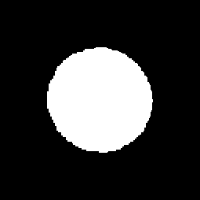
#> input picture Chapter 07. Object Recognition/images/circles/0.png, 200 x 200 px
$ jupyter execute --allow-errors '7.1 Discriminant functions.ipynb'
#> lines starting #> are read from the running program, lines starting #| are printed output that depends on the picture
# 7.1 Discriminant functions

In the previous chapter, we explored how to extract a feature vector $\textbf{x} = [x_1, x_2, \ldots, x_n]^T$ to describe an image object or *region*. In this chapter, our goal is **to classify the object as belonging to one of $M$ object classes or categories**, according to said feature vector $\textbf{x}$. In other words, we pursuit the design of a mapping between features and categories $ \textbf{x}^n \rightarrow C$ where $C \in \{C_1,\dots, C_{M}\}$ (see Fig 1.). $\\[15pt]$

<center>
<div>
    <div style="display:inline-block; width:50%;">
        $\\[3pt]$
    </div>
    <div style="display:inline-block; width:40%;vertical-align:top;margin-left:10px;">
        Scenario: A computer vision system in charge of classifying the objects within kitchens. The considered categories are: $C_1=\text{fridge}$, $C_2=\text{bowl}$, $C_3=\text{microwave}$, $C_4=\text{oven}$, $C_5=\text{toaster}$, $C_6=\text{spoon}$.
        <br /><br />
        Results of object classification: <br /><br />
        $$
        \begin{array}
        _x^1 = [x^1_1, x^1_2, \ldots, x^1_n]^T \rightarrow C^1 = C_4 \\
        x^2 = [x^2_1, x^2_2, \ldots, x^2_n]^T \rightarrow C^2 = C_1 \\
        x^3 = [x^3_1, x^3_2, \ldots, x^3_n]^T \rightarrow C^3 = C_3 \\
        x^4 = [x^4_1, x^4_2, \ldots, x^4_n]^T \rightarrow C^4 = C_5 \\
        \end{array}
        $$
    </div>
</div>
    <figcaption>Fig 1. Example of object classification within the COCO dataset.</figcaption>
</center>$\\[1pt]$

For that, the space defined by the features in $\textbf{x}$, also referred as **feature space**, is divided into prediction regions. The image below shows an example of those regions in a scenario with categories $C=\{C_1,C_2,C_3\}$, so $M=3$, and features $\textbf{x}=[x_1,x_2]^T$:
$\\[10pt]$

<center>

    <figcaption>Fig 2. Example of a feature space with three regions.</figcaption>
</center>$\\[3pt]$

Two main steps are needed in order to build an object recognition system and work with it:

- A **training (design) phase**, where sample vectors of known objects are used to learn the classifier (supervised learning).
- A **prediction (online) phase**, where the image objects are classified as belonging to one of the classes based on the learned prediction models.

Such prediction models come in two flavors:

- **Statistical classifiers:**
  - It is assumed that the feature vectors $\textbf{x}$ of the classes $C$ follow a **statistical distribution**.
  - The parameters of such distribution need to be **learned from known objects**.
  - Examples: Naïve Bayessian Classifier, Logistic Regression, Conditional Random Fields.
- **Non-statistical classifiers:**
  - No assumption is made on the statistical distribution of the feature vector.
  - The coefficient of deterministic discriminant functions are learned.
  - Examples: Support Vector Machine, Perceptron, AdaBoost, Neural Networks, Genetic algorithms.

This notebook focuses on non-statistical classifiers. Concretely it covers:

- Linear discriminant functions (<a href="#711">section 7.1.1</a>).
- The concept of separability (<a href="#712">section 7.1.2</a>).
- (Optional) Generalized discriminant functions (<a href="#713">section 7.1.3</a>).

All these methos are under the Machine Learning (ML) umbrela. If you want to give a try to Deep Learning (DL) ones, you can do it in notebook *7.5 Deep Learning methods for object detection*!

## Problem context - Traffic sign recognition

Before self-driving vehicles can truly operate autonomously, they would need to identify traffic signs like "speed limit", "school ahead" or "turn ahead". This problem is called **Traffic Sign Recognition (TSR)** and is faced by companies like Tesla or Google (Waymo), and now by *AliquindoiCars*, a startup located in the Andalusia Technology Park in Málaga.

TSR is part of the features collectively called *Advanced Driver Assistance Systems (ADAS)*. It uses image processing techniques to detect the traffic signs. The detection methods used can be generally divided into color based, shape based, or those using low level features. $\\[3pt]$

$\\[3pt]$

Given your growing experience in computer vision, *AliquindoiCars* contacted you asking for a TSR technique to be integrated into a self-driving car.

[cell 1]
import numpy as np
import cv2
import matplotlib.pyplot as plt
import matplotlib
matplotlib.rcParams['figure.figsize'] = (8.0, 8.0)

images_path = './images/'

### The data

Since most traffic signs in Spain (and in the rest of the world) have a rectangular, circular or triangular shape, they provided you 3 folders containing 20 images each;

- `./images/circles/{0-19}.png`
- `./images/squares/{0-19}.png`
- `./images/triangles/{0-19}.png`

These folders contain segmented and binarized images of traffic signs captured by a camera in a car. **Our task is to design a recognition system able to distinguish each type of shape**.

Let's take a look at some of these images:

[cell 2]
# Load images
img_circle = cv2.imread(images_path + "circles/0.png", 0)
#> img_circle is the input picture: shape (200, 200); min 0, max 255, mean 54.9
img_square = cv2.imread(images_path + "squares/0.png", 0)
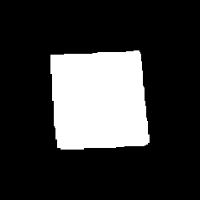
#> input picture Chapter 07. Object Recognition/images/squares/0.png, 200 x 200 px
#> img_square is the input picture: shape (200, 200); min 0, max 255, mean 55.7
img_triangle = cv2.imread(images_path + "triangles/0.png", 0)
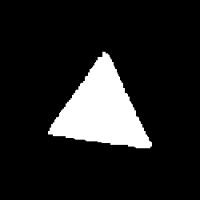
#> input picture Chapter 07. Object Recognition/images/triangles/0.png, 200 x 200 px
#> img_triangle is the input picture: shape (200, 200); min 0, max 255, mean 32.6

# Show them!
plt.subplot(131)
plt.imshow(img_circle,cmap='gray');
plt.title('Circular shape')

plt.subplot(132)
plt.imshow(img_square,cmap='gray');
plt.title('Rectangular shape')

plt.subplot(133)
plt.imshow(img_triangle,cmap='gray');
plt.title('Triangular shape');
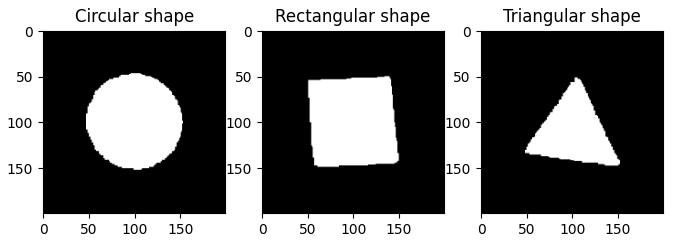
#> figure drawn by matplotlib, 3 panels
